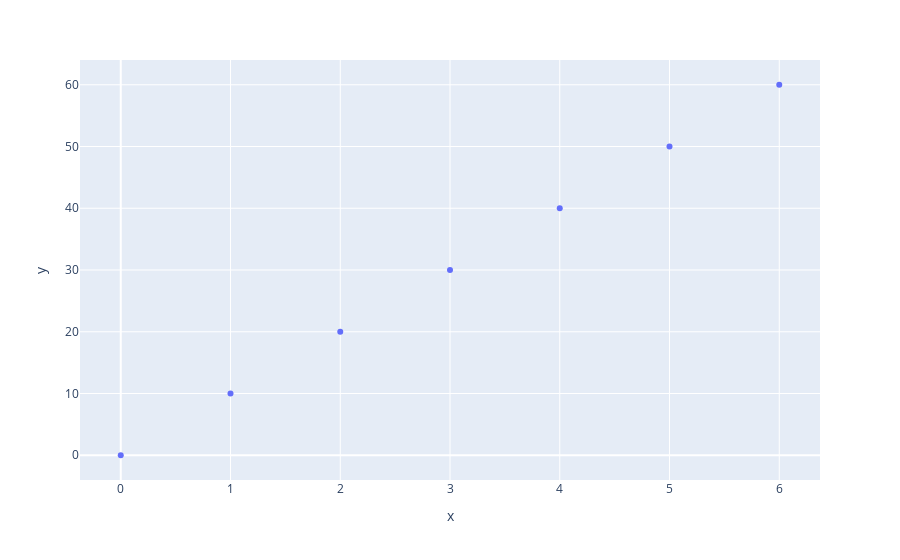

Notebook source saved alongside this figure:
### Markdown cell above
![image-2.png](attachment:image-2.png)

### Code cell
import plotly.express as px
fig=px.scatter(x=[0,1,2,3,4,5,6],y=[0,10,20,30,40,50,60])
fig.show()

### Figure 1 — Plotly figure (JSON) as saved in the notebook; plotly's stock layout.template omitted (floating-point values rounded to 4 significant figures)
{"data": [{"hovertemplate": "x=%{x}<br>y=%{y}<extra></extra>", "legendgroup": "", "marker": {"color": "#636efa", "symbol": "circle"}, "mode": "markers", "name": "", "orientation": "v", "showlegend": false, "type": "scatter", "x": [0, 1, 2, 3, 4, 5, 6], "xaxis": "x", "y": [0, 10, 20, 30, 40, 50, 60], "yaxis": "y"}], "layout": {"legend": {"tracegroupgap": 0}, "margin": {"t": 60}, "xaxis": {"anchor": "y", "domain": [0, 1], "title": {"text": "x"}}, "yaxis": {"anchor": "x", "domain": [0, 1], "title": {"text": "y"}}}}
